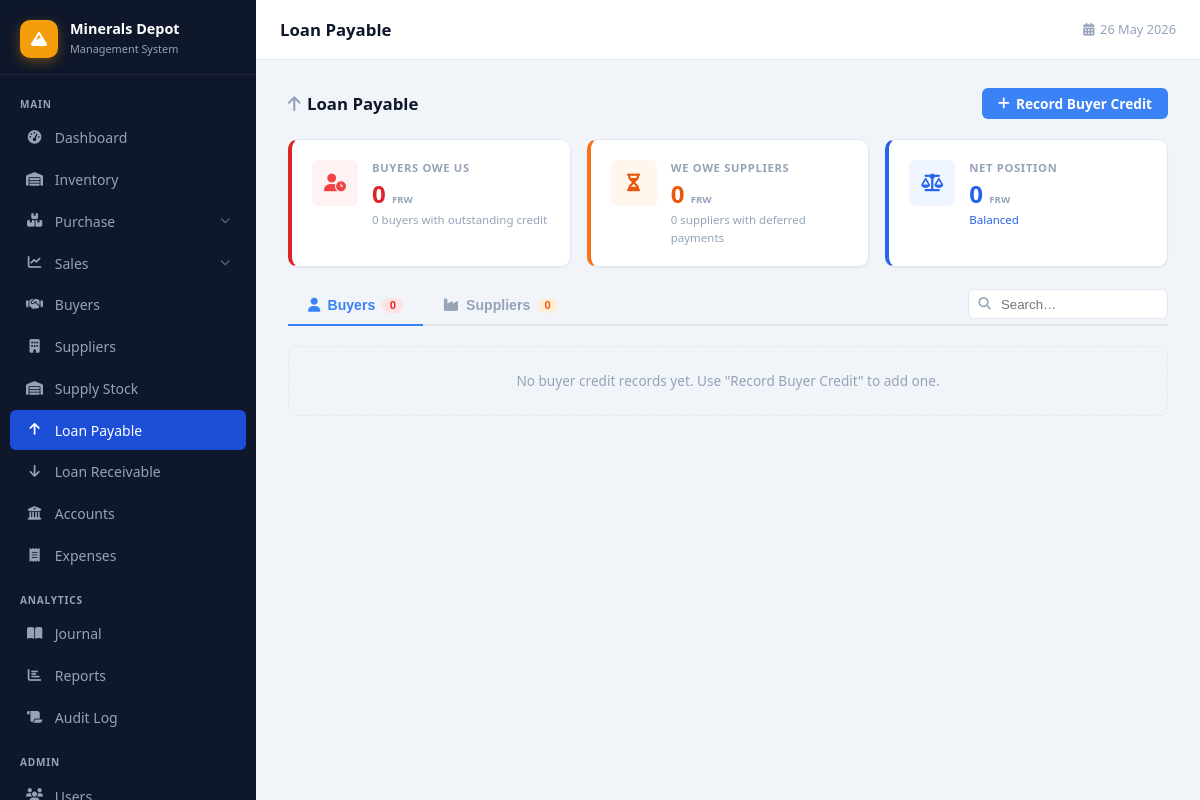
Before: /loans-payable.php (signed in) with the older database file.
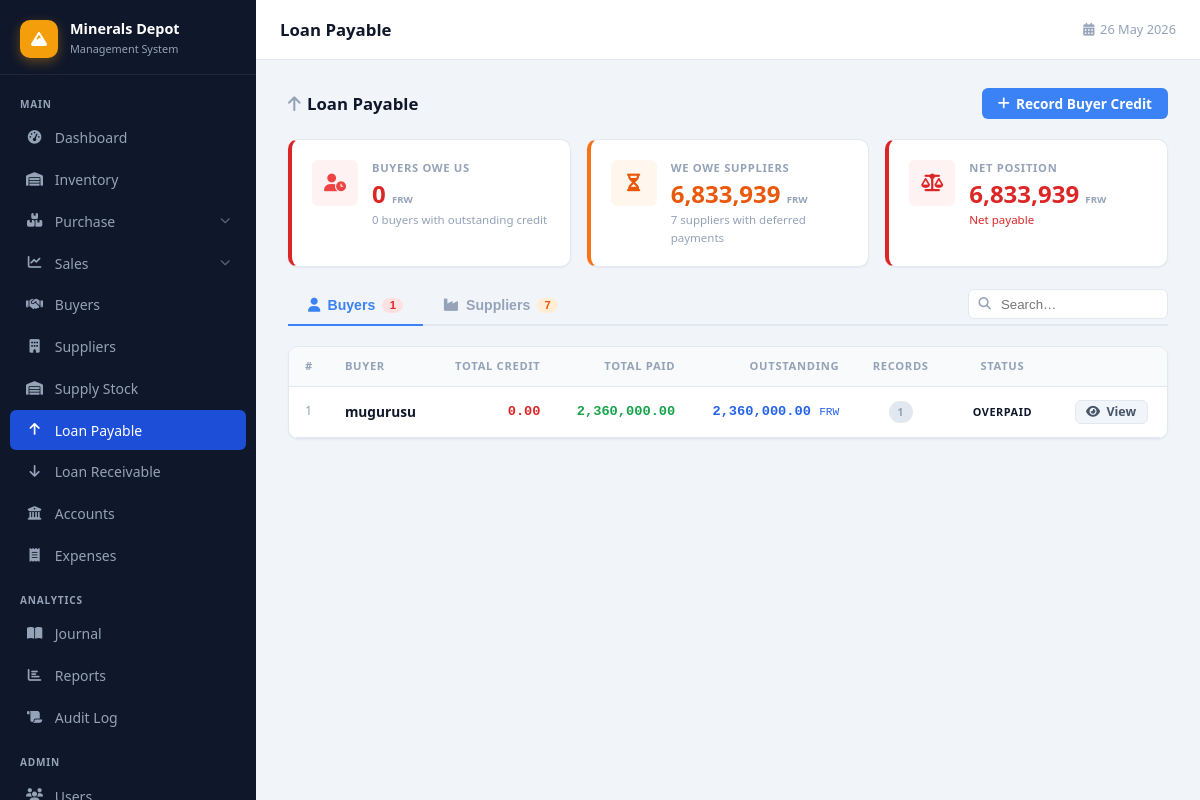
After: the same page with the newer database file.
### tables this page shows
CREATE TABLE `buyers` (
  `id` int(11) NOT NULL,
  `buyer_code` varchar(30) NOT NULL,
  `name` varchar(255) NOT NULL,
  `contact` varchar(100) DEFAULT NULL,
  `phone` varchar(50) DEFAULT NULL,
  `email` varchar(100) DEFAULT NULL,
  `address` text DEFAULT NULL,
  `created_at` timestamp NOT NULL DEFAULT current_timestamp()
);

### loans-payable.php (the view, shortened to what the changed rows need)
<?php
require_once 'config/database.php';
$buyer_bal_raw = $pdo->query("
    SELECT b.id, b.name,
           COALESCE(SUM(CASE WHEN bl.type='loan'      THEN bl.amount ELSE 0 END),0) AS total_loaned,
           COALESCE(SUM(CASE WHEN bl.type='repayment' THEN bl.amount ELSE 0 END),0) AS total_repaid,
           COALESCE(SUM(CASE WHEN bl.type='loan'      THEN bl.amount ELSE -bl.amount END),0) AS balance,
           COUNT(bl.id) AS entries
    FROM buyers b
    LEFT JOIN buyer_loans bl ON bl.buyer_id=b.id
    GROUP BY b.id, b.name ORDER BY balance DESC, b.name
")->fetchAll(PDO::FETCH_ASSOC);
$buyer_bal_map=[];
foreach($buyer_bal_raw as $r) $buyer_bal_map[(int)$r['id']]=$r;
$sup_def_raw = $pdo->query("
    SELECT s.id, s.name,
           COALESCE(SUM(CASE WHEN sl.type='loan'      AND sl.is_deferred=1 THEN sl.amount ELSE 0 END),0) AS total_deferred,
           COALESCE(SUM(CASE WHEN sl.type='repayment' AND sl.is_deferred=1 THEN sl.amount ELSE 0 END),0) AS total_paid,
           COALESCE(SUM(CASE WHEN sl.type='loan'      AND sl.is_deferred=1 THEN  sl.amount
                             WHEN sl.type='repayment' AND sl.is_deferred=1 THEN -sl.amount
                             ELSE 0 END),0) AS balance,
           COUNT(CASE WHEN sl.is_deferred=1 THEN 1 END) AS entries
    FROM suppliers s
    LEFT JOIN supplier_loans sl ON sl.supplier_id=s.id
    GROUP BY s.id, s.name ORDER BY balance DESC, s.name
")->fetchAll(PDO::FETCH_ASSOC);
$stat_buyer  = array_sum(array_column(array_filter($buyer_bal_raw, fn($r)=>$r['balance']>0),'balance'));
$stat_def    = array_sum(array_column(array_filter($sup_def_raw,   fn($r)=>$r['balance']>0),'balance'));
$cnt_buyers  = count(array_filter($buyer_bal_raw, fn($r)=>$r['balance']>0));
$cnt_sup_def = count(array_filter($sup_def_raw,   fn($r)=>$r['balance']>0));
$view_buyer_id    = intval($_GET['buyer_id']    ?? 0);
$view_supplier_id = intval($_GET['supplier_id'] ?? 0);
$view_buyer   = $view_buyer_id    ? ($buyer_bal_map[$view_buyer_id]  ?? null) : null;
$loans=[]; $total=0; $total_pages=1; $page=1; $offset=0; $per_page=25;
$date_from=$_GET['date_from']??''; $date_to=$_GET['date_to']??'';
include 'includes/header.php';
?>
<?php
if($view_buyer_id && $view_buyer):
    $bal=(float)$view_buyer['balance']; $col=$bal>0?'#dc2626':'#16a34a';
?>
<div class="page-header">
    <div style="display:flex;align-items:center;gap:.75rem">
        <a href="loans-payable.php" class="btn btn-secondary" style="padding:.4rem .75rem"><i class="fas fa-arrow-left"></i></a>
        <div>
            <h2 style="margin:0"><i class="fas fa-user" style="margin-right:.4rem;color:var(--text-muted)"></i><?= htmlspecialchars($view_buyer['name']) ?></h2>
            <div style="font-size:.8rem;color:var(--text-muted);margin-top:.1rem">Buyer Credit History</div>
        </div>
    </div>
    <button class="btn btn-primary" onclick="openModal()"><i class="fas fa-plus"></i> Record Credit / Payment</button>
</div>
<div class="stats-grid" style="grid-template-columns:repeat(3,1fr);margin-bottom:1.25rem">
    <div class="stat-card">
        <div class="stat-icon si-red"><i class="fas fa-file-invoice-dollar"></i></div>
        <div class="stat-info"><div class="stat-label">Total Credit Given</div>
            <div class="stat-value"><?= number_format($view_buyer['total_loaned'],0) ?> <small style="font-size:.6rem;color:var(--text-muted)">FRW</small></div>
            <div class="stat-sub">Credit extended to buyer</div></div>
    </div>
    <div class="stat-card">
        <div class="stat-icon si-green"><i class="fas fa-money-bill-wave"></i></div>
        <div class="stat-info"><div class="stat-label">Payments Received</div>
            <div class="stat-value"><?= number_format($view_buyer['total_repaid'],0) ?> <small style="font-size:.6rem;color:var(--text-muted)">FRW</small></div>
            <div class="stat-sub">Collected from buyer</div></div>
    </div>
    <div class="stat-card" style="border-left:4px solid <?= $col ?>">
        <div class="stat-icon" style="background:<?= $bal>0?'#fef2f2':'#f0fdf4' ?>;color:<?= $col ?>"><i class="fas fa-scale-balanced"></i></div>
        <div class="stat-info"><div class="stat-label">Outstanding Balance</div>
            <div class="stat-value" style="color:<?= $col ?>"><?= number_format(abs($bal),0) ?> <small style="font-size:.6rem;color:var(--text-muted)">FRW</small></div>
            <div class="stat-sub" style="color:<?= $col ?>"><?= $bal>0?'Buyer owes us':($bal<0?'Overpaid':'Settled') ?></div></div>
    </div>
</div>
<form method="GET" action="loans-payable.php" class="filter-bar" style="margin-bottom:1rem">
    <input type="hidden" name="buyer_id" value="<?= $view_buyer_id ?>">
    <div class="filter-group"><label>From</label><input type="date" name="date_from" value="<?= htmlspecialchars($date_from) ?>"></div>
    <div class="filter-group"><label>To</label><input type="date" name="date_to" value="<?= htmlspecialchars($date_to) ?>"></div>
    <div class="filter-actions">
        <button type="submit" class="btn btn-primary" style="height:2rem;padding:0 .75rem;font-size:.82rem"><i class="fas fa-filter"></i> Filter</button>
        <?php if($date_from||$date_to): ?><a href="loans-payable.php?buyer_id=<?= $view_buyer_id ?>" class="btn btn-secondary" style="height:2rem;padding:0 .75rem;font-size:.82rem"><i class="fas fa-xmark"></i> Clear</a><?php endif; ?>
    </div>
</form>
<div class="table-wrap">
    <table>
        <thead><tr><th>#</th><th>Date</th><th>Type</th><th style="text-align:right">Amount (FRW)</th><th>Notes</th><th>By</th><th></th></tr></thead>
        <tbody id="loans-tbody">
        <?php $i=0; foreach($loans as $ln): ?>
        <tr id="loan-row-<?= $ln['id'] ?>">
            <td class="text-muted" style="font-size:.78rem"><?= ++$i ?></td>
            <td class="text-muted" style="font-size:.82rem;white-space:nowrap"><?= date('d M Y H:i',strtotime($ln['created_at'])) ?></td>
            <td><?= $ln['type']==='loan'
                ? '<span class="badge badge-danger"><i class="fas fa-arrow-up" style="font-size:.65rem"></i> Credit</span>'
                : (($ln['is_advance']??0)
                   ? '<span class="badge badge-primary"><i class="fas fa-hand-holding-dollar" style="font-size:.65rem"></i> Advance</span>'
                   : '<span class="badge badge-success"><i class="fas fa-arrow-down" style="font-size:.65rem"></i> Payment</span>') ?></td>
            <td style="text-align:right;font-family:monospace;font-weight:700;color:<?= $ln['type']==='loan'?'#dc2626':'#16a34a' ?>">
                <?= ($ln['type']==='loan'?'+':'−').number_format($ln['amount'],2) ?></td>
            <td class="text-muted" style="font-size:.82rem"><?= htmlspecialchars($ln['notes']??'') ?></td>
            <td class="text-muted" style="font-size:.78rem"><?= htmlspecialchars($ln['created_by_name']??'') ?></td>
            <td><button class="btn btn-danger" style="padding:.3rem .6rem;font-size:.75rem" onclick="deleteLoan(<?= $ln['id'] ?>,this)"><i class="fas fa-trash"></i></button></td>
        </tr>
        <?php endforeach; ?>
        <?php if(!$loans): ?><tr id="empty-row"><td colspan="7" style="text-align:center;padding:2rem;color:var(--text-muted)">No records found.</td></tr><?php endif; ?>
        </tbody>
    </table>
    <?php if($total_pages>1): ?><?= paginate($page,$total_pages,['buyer_id'=>$view_buyer_id,'date_from'=>$date_from,'date_to'=>$date_to],'loans-payable.php') ?><?php endif; ?>
</div>
<?php
else:
?>
<div class="page-header">
    <h2><i class="fas fa-arrow-up" style="margin-right:.4rem;color:var(--text-muted)"></i>Loan Payable</h2>
    <button class="btn btn-primary" onclick="openModal()"><i class="fas fa-plus"></i> Record Buyer Credit</button>
</div>
<?php $stat_net = $stat_buyer - $stat_def; $net_col = $stat_net>=0?'#2563eb':'#dc2626'; ?>
<div class="stats-grid" style="grid-template-columns:repeat(3,1fr);margin-bottom:1.25rem">
    <div class="stat-card" style="border-left:4px solid #dc2626">
        <div class="stat-icon si-red"><i class="fas fa-user-clock"></i></div>
        <div class="stat-info"><div class="stat-label">Buyers Owe Us</div>
            <div class="stat-value" style="color:#dc2626"><?= number_format($stat_buyer,0) ?> <small style="font-size:.6rem;color:var(--text-muted)">FRW</small></div>
            <div class="stat-sub"><?= $cnt_buyers ?> buyer<?= $cnt_buyers!=1?'s':'' ?> with outstanding credit</div></div>
    </div>
    <div class="stat-card" style="border-left:4px solid #f97316">
        <div class="stat-icon" style="background:#fff7ed;color:#ea580c"><i class="fas fa-hourglass-half"></i></div>
        <div class="stat-info"><div class="stat-label">We Owe Suppliers</div>
            <div class="stat-value" style="color:#ea580c"><?= number_format($stat_def,0) ?> <small style="font-size:.6rem;color:var(--text-muted)">FRW</small></div>
            <div class="stat-sub"><?= $cnt_sup_def ?> supplier<?= $cnt_sup_def!=1?'s':'' ?> with deferred payments</div></div>
    </div>
    <div class="stat-card" style="border-left:4px solid <?= $net_col ?>">
        <div class="stat-icon" style="background:<?= $stat_net>=0?'#eff6ff':'#fef2f2' ?>;color:<?= $net_col ?>"><i class="fas fa-scale-balanced"></i></div>
        <div class="stat-info"><div class="stat-label">Net Position</div>
            <div class="stat-value" style="color:<?= $net_col ?>"><?= number_format(abs($stat_net),0) ?> <small style="font-size:.6rem;color:var(--text-muted)">FRW</small></div>
            <div class="stat-sub" style="color:<?= $net_col ?>"><?= $stat_net>0?'Net receivable':($stat_net<0?'Net payable':'Balanced') ?></div></div>
    </div>
</div>
<div style="display:flex;align-items:center;justify-content:space-between;border-bottom:2px solid var(--border);margin-bottom:1.25rem">
    <div style="display:flex;gap:0">
        <button id="tab-buyers" onclick="switchTab('buyers')"
                style="display:flex;align-items:center;gap:.45rem;padding:.65rem 1.25rem;font-size:.88rem;font-weight:600;border:none;border-bottom:2px solid var(--primary);margin-bottom:-2px;background:none;cursor:pointer;color:var(--primary)">
            <i class="fas fa-user"></i> Buyers
            <span style="background:#fee2e2;color:#dc2626;font-size:.7rem;font-weight:700;padding:.1rem .45rem;border-radius:999px"><?= count(array_filter($buyer_bal_raw,fn($r)=>(int)$r['entries']>0)) ?></span>
        </button>
        <button id="tab-suppliers" onclick="switchTab('suppliers')"
                style="display:flex;align-items:center;gap:.45rem;padding:.65rem 1.25rem;font-size:.88rem;font-weight:600;border:none;border-bottom:2px solid transparent;margin-bottom:-2px;background:none;cursor:pointer;color:var(--text-muted)">
            <i class="fas fa-industry"></i> Suppliers
            <span style="background:#ffedd5;color:#ea580c;font-size:.7rem;font-weight:700;padding:.1rem .45rem;border-radius:999px"><?= count($def_list ?? array_filter($sup_def_raw,fn($r)=>(float)$r['balance']>0)) ?></span>
        </button>
    </div>
    <div style="position:relative;margin-bottom:.125rem">
        <input type="text" id="list-search" placeholder="Search…"
               style="padding:.4rem .75rem .4rem 2rem;border:1px solid var(--border);border-radius:6px;background:var(--surface);color:var(--text);font-size:.83rem;width:200px"
               oninput="filterLists(this.value)">
    </div>
</div>
<?php $buyer_list=array_filter($buyer_bal_raw,fn($r)=>(int)$r['entries']>0); ?>
<div id="panel-buyers">
    <?php if($buyer_list): ?>
    <div class="table-wrap">
        <table>
            <thead><tr><th style="width:2rem">#</th><th>Buyer</th><th style="text-align:right">Total Credit</th><th style="text-align:right">Total Paid</th><th style="text-align:right">Outstanding</th><th style="text-align:center">Records</th><th style="text-align:center">Status</th><th></th></tr></thead>
            <tbody id="buyer-list-tbody">
            <?php $bi=0; foreach($buyer_list as $b):
                $bal=$b['balance']; $col=$bal>0?'#dc2626':($bal<0?'#2563eb':'#16a34a');
                $lbl=$bal>0?'Owes Us':($bal<0?'Overpaid':'Settled');
                $bdg=$bal>0?'badge-danger':($bal<0?'badge-primary':'badge-success');
            ?>
            <tr data-name="<?= htmlspecialchars(strtolower($b['name'])) ?>" style="cursor:pointer" onclick="location.href='loans-payable.php?buyer_id=<?= $b['id'] ?>'"
                onmouseover="this.style.background='var(--border)22'" onmouseout="this.style.background=''">
                <td class="text-muted" style="font-size:.78rem"><?= ++$bi ?></td>
                <td><strong><?= htmlspecialchars($b['name']) ?></strong></td>
                <td style="text-align:right;font-family:monospace;color:#dc2626;font-weight:600"><?= number_format($b['total_loaned'],2) ?></td>
                <td style="text-align:right;font-family:monospace;color:#16a34a;font-weight:600"><?= number_format($b['total_repaid'],2) ?></td>
                <td style="text-align:right;font-family:monospace;font-weight:700;color:<?= $col ?>"><?= number_format(abs($bal),2) ?> <span style="font-size:.7rem;font-weight:500">FRW</span></td>
                <td style="text-align:center"><span class="badge" style="background:var(--border);color:var(--text-muted)"><?= (int)$b['entries'] ?></span></td>
                <td style="text-align:center"><span class="badge <?= $bdg ?>"><?= $lbl ?></span></td>
                <td onclick="event.stopPropagation()"><a href="loans-payable.php?buyer_id=<?= $b['id'] ?>" class="btn btn-secondary" style="padding:.3rem .65rem;font-size:.78rem"><i class="fas fa-eye"></i> View</a></td>
            </tr>
            <?php endforeach; ?>
            </tbody>
        </table>
    </div>
    <?php else: ?>
    <div style="border:1px dashed var(--border);border-radius:8px;padding:1.5rem;text-align:center;color:var(--text-muted);font-size:.85rem">
        No buyer credit records yet. Use "Record Buyer Credit" to add one.
    </div>
    <?php endif; ?>
</div>
<?php endif; ?>
<?php include 'includes/footer.php'; ?>

Changed rows visible on the page:
now on this page (row edited): buyers: name "mugurusu", total_loaned "0.00", total_repaid "2,360,000.00", bal "2,360,000.00", entries "1", lbl "OVERPAID"
Other visible differences:
$stat_def: "0" → "6,833,939"
$cnt_sup_def: "0" → "7"
abs($stat_net): "0" → "6,833,939"
count(array_filter($buyer_bal_raw,fn($r)=>(int)$r['entries']>0)): "0" → "1"
text no longer shown: "0 Balanced No buyer credit records yet. Use \"Record Buyer Credit\" to add one."
text now shown: "Net payable 7 # BUYER TOTAL CREDIT TOTAL PAID OUTSTANDING RECORDS STATUS"
